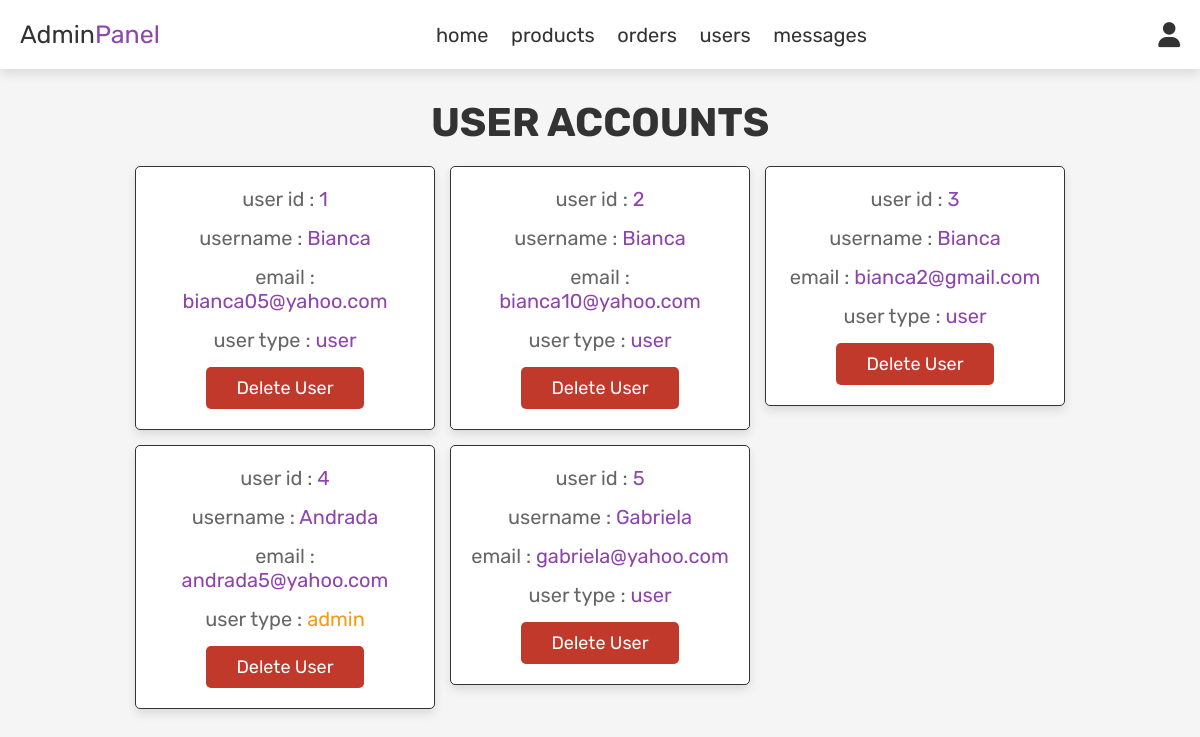
/admin_users.php (signed in), run on the app's committed database.
### tables this page shows
CREATE TABLE `users` (
  `id` int(100) NOT NULL,
  `name` varchar(100) NOT NULL,
  `email` varchar(100) NOT NULL,
  `password` varchar(100) NOT NULL,
  `user_type` varchar(20) NOT NULL DEFAULT 'user'
);

### admin_users.php (the view, shortened to what this page needs)
<?php
include 'config.php';
?>
<!DOCTYPE html>
<html lang="en">
<head>
   <link rel="stylesheet" href="https://cdnjs.cloudflare.com/ajax/libs/font-awesome/6.0.0/css/all.min.css">
   <link rel="stylesheet" href="css/admin_style.css">
</head>
<body>
<?php include 'admin_header.php'; ?>
<section class="users">
   <h1 class="title"> user accounts </h1>
   <div class="box-container">
      <?php
         $select_users = mysqli_query($conn, "SELECT * FROM `users`") or die('query failed');
         while($fetch_users = mysqli_fetch_assoc($select_users)){
      ?>
      <div class="box">
         <p> user id : <span><?php echo $fetch_users['id']; ?></span> </p>
         <p> username : <span><?php echo $fetch_users['name']; ?></span> </p>
         <p> email : <span><?php echo $fetch_users['email']; ?></span> </p>
         <p> user type : <span style="color:<?php if($fetch_users['user_type'] == 'admin'){ echo 'var(--orange)'; } ?>"><?php echo $fetch_users['user_type']; ?></span> </p>
         <a href="admin_users.php?delete=<?php echo $fetch_users['id']; ?>" onclick="return confirm('delete this user?');" class="delete-btn">delete user</a>
      </div>
      <?php
         };
      ?>
   </div>
</section>
</body>
</html>

### css/admin_style.css (style rules this page uses)
:root { --purple:#8e44ad; --red:#c0392b; --orange:#f39c12; --black:#333; --white:#fff; --light-color:#666; --light-white:#ccc; --light-bg:#f5f5f5; --border:.1rem solid var(--black); --box-shadow:0 .5rem 1rem rgba(0,0,0,.1); }
* { font-family: 'Rubik', sans-serif; margin:0; padding:0; box-sizing: border-box; outline: none; border:none; text-decoration: none; transition:all .2s linear; }
html { font-size: 62.5%; overflow-x: hidden; }
body { background-color: var(--light-bg); }
section { padding:3rem 2rem; }
.title { text-align: center; margin-bottom: 2rem; text-transform: uppercase; color:var(--black); font-size: 4rem; }
.btn, .option-btn, .delete-btn, .white-btn { display: inline-block; margin-top: 1rem; padding:1rem 3rem; cursor: pointer; color:var(--white); font-size: 1.8rem; border-radius: .5rem; text-transform: capitalize; }
.delete-btn { background-color: var(--red); }
.users .box-container { display: grid; grid-template-columns: repeat(auto-fit, 30rem); justify-content: center; gap:1.5rem; max-width: 1200px; margin:0 auto; align-items: flex-start; }
.users .box-container .box { background-color: var(--white); padding:2rem; border:var(--border); box-shadow: var(--box-shadow); border-radius: .5rem; text-align: center; }
.users .box-container .box p { padding-bottom: 1.5rem; font-size: 2rem; color:var(--light-color); }
.users .box-container .box p span { color:var(--purple); }
.users .box-container .box .delete-btn { margin-top: 0; }

### data on the page
users: id "1", name "Bianca", email "bianca05@yahoo.com", user_type "user"
users: id "2", name "Bianca", email "bianca10@yahoo.com", user_type "user"
users: id "3", name "Bianca", email "bianca2@gmail.com", user_type "user"
users: id "4", name "Andrada", email "andrada5@yahoo.com", user_type "admin"
users: id "5", name "Gabriela", email "gabriela@yahoo.com", user_type "user"
